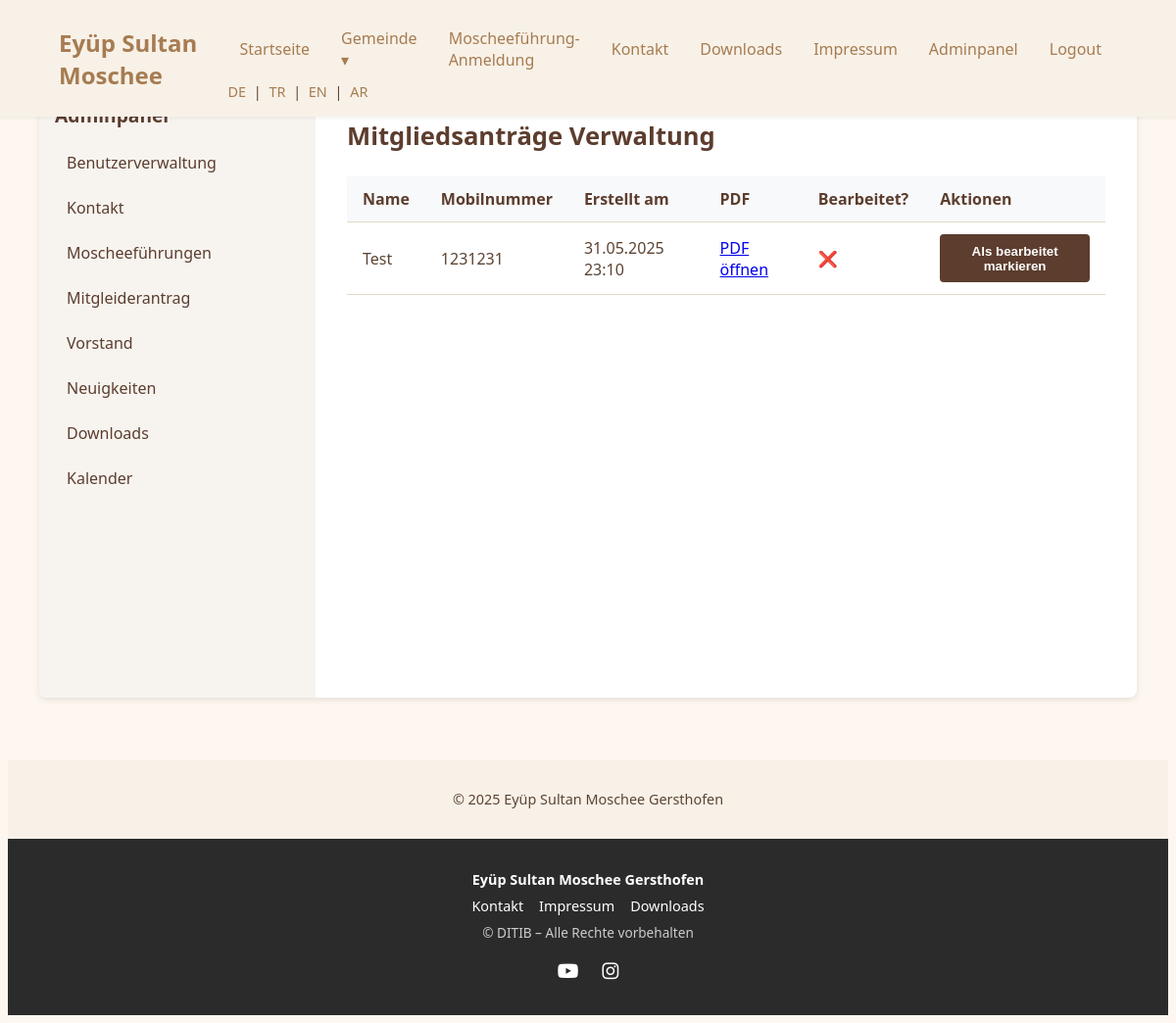
/adminpanel/mitgliedsantrag/ (signed in), run on the app's committed database.
### mitgliedsantrag/models.py (models this page shows, shortened)
class Mitgliedsantrag(models.Model):
    name = models.CharField("Name und Vorname", max_length=255)
    adresse = models.CharField("Adresse", max_length=255)
    mobilnummer = models.CharField("Mobilnummer", max_length=20)
    kontoinhaber = models.CharField("Kontoinhaber", max_length=255)
    iban = models.CharField("IBAN", max_length=34)
    bic = models.CharField("BIC", max_length=11)
    beitrag = models.DecimalField("Monatlicher Beitrag", max_digits=5, decimal_places=2)
    zahlungstermin = models.CharField(
        "Zahlungstermin",
        max_length=10,
        choices=[("1.", "1. des Monats"), ("15.", "15. des Monats")],
        default="1."
    )
    unterschrift = models.ImageField("Unterschrift", upload_to='mitgliedsantrag/signaturen/', blank=True, null=True)
    unterschrift2 = models.ImageField("2. Unterschrift", upload_to='mitgliedsantrag/signaturen/', blank=True, null=True)
    pdf_datei = models.FileField("PDF-Datei", upload_to='mitgliedsantrag/pdfs/')
    erstellt_am = models.DateTimeField("Erstellt am", auto_now_add=True)
    bearbeitet = models.BooleanField(default=False)

### adminpanel/views.py (the view, shortened to what this page needs)
# urls.py: path('mitgliedsantrag/', mitgliedsantrag_verwaltung, name='admin_mitgliedsantrag'),
@login_required
def mitgliedsantrag_verwaltung(request):
    if not request.user.userprofile.roles.filter(name='admin').exists():
        return render(request, '403.html')
    antraege = Mitgliedsantrag.objects.all().order_by('-erstellt_am')
    return render(request, 'adminpanel/mitgliedsantrag.html', {
        'antraege': antraege
    })

### accounts/context_processors.py (called while the page is built)
def user_roles_context(request):
    is_admin = False
    is_verwaltung = False
    is_media = False
    is_hoca = False
    if request.user.is_authenticated:
        user_roles = request.user.userprofile.roles.values_list('name', flat=True)
        is_admin = 'admin' in user_roles
        is_verwaltung = 'verwaltung' in user_roles
        is_media = 'media' in user_roles
        is_hoca = 'hoca' in user_roles
    return {
        'is_admin': is_admin,
        'is_verwaltung': is_verwaltung,
        'is_media': is_media,
        'is_hoca': is_hoca,
    }

### templates/adminpanel/mitgliedsantrag.html (shortened to what this page needs)
{% extends 'adminpanel/adminpanel_base.html' %}
{% block admin_content %}
<h1>Mitgliedsanträge Verwaltung</h1>
<table>
  <tr>
    <th>Name</th>
    <th>Mobilnummer</th>
    <th>Erstellt am</th>
    <th>PDF</th>
    <th>Bearbeitet?</th>
    <th>Aktionen</th>
  </tr>
  {% for a in antraege %}
  <tr>
    <td>{{ a.name }}</td>
    <td>{{ a.mobilnummer }}</td>
    <td>{{ a.erstellt_am|date:"d.m.Y H:i" }}</td>
    <td>
      {% if a.pdf_datei %}
        <a href="{{ a.pdf_datei.url }}" target="_blank">PDF öffnen</a>
      {% else %}
        Kein PDF
      {% endif %}
    </td>
    <td>{% if a.bearbeitet %}✔️{% else %}❌{% endif %}</td>
    <td>
      <form method="post" style="display: inline;">
        <button type="submit" class="btn btn-secondary">
          {% if a.bearbeitet %}Als unbearbeitet markieren{% else %}Als bearbeitet markieren{% endif %}
        </button>
      </form>
    </td>
  </tr>
  {% empty %}
  <tr><td colspan="6">Keine Mitgliedsanträge vorhanden.</td></tr>
  {% endfor %}
</table>
{% endblock %}

### static/css/style.css (style rules this page uses)
body { font-family: 'Segoe UI', Tahoma, Geneva, Verdana, sans-serif; background-color: #fdf7f0; color: #5c4433; }
body { background-image: url('/static/images/hintergrund.jpg'); background-size: cover; background-repeat: no-repeat; background-position: center; background-attachment: fixed; }

### static/css/dashboard.css (style rules this page uses)
.admin-main h1 { font-size: 1.6rem; color: #5c3d2e; margin-bottom: 1.5rem; }
.admin-main table { width: 100%; border-collapse: collapse; margin-bottom: 1.5rem; }
.admin-main table th, .admin-main table td { border-bottom: 1px solid #e3d9c6; padding: 0.75rem 1rem; text-align: left; }
.admin-main table th { background-color: #f8f9fa; font-weight: 600; color: #5c3d2e; }
.admin-main button.btn-secondary { background-color: #5c3d2e; color: #fff; border: none; border-radius: 4px; padding: 0.6rem 1.2rem; cursor: pointer; font-weight: 600; transition: background-color 0.2s ease; }

### data on the page
Mitgliedsantrag: name "Test", mobilnummer "1231231", erstellt_am "31.05.2025 23:10", bearbeitet "Als bearbeitet markieren"
